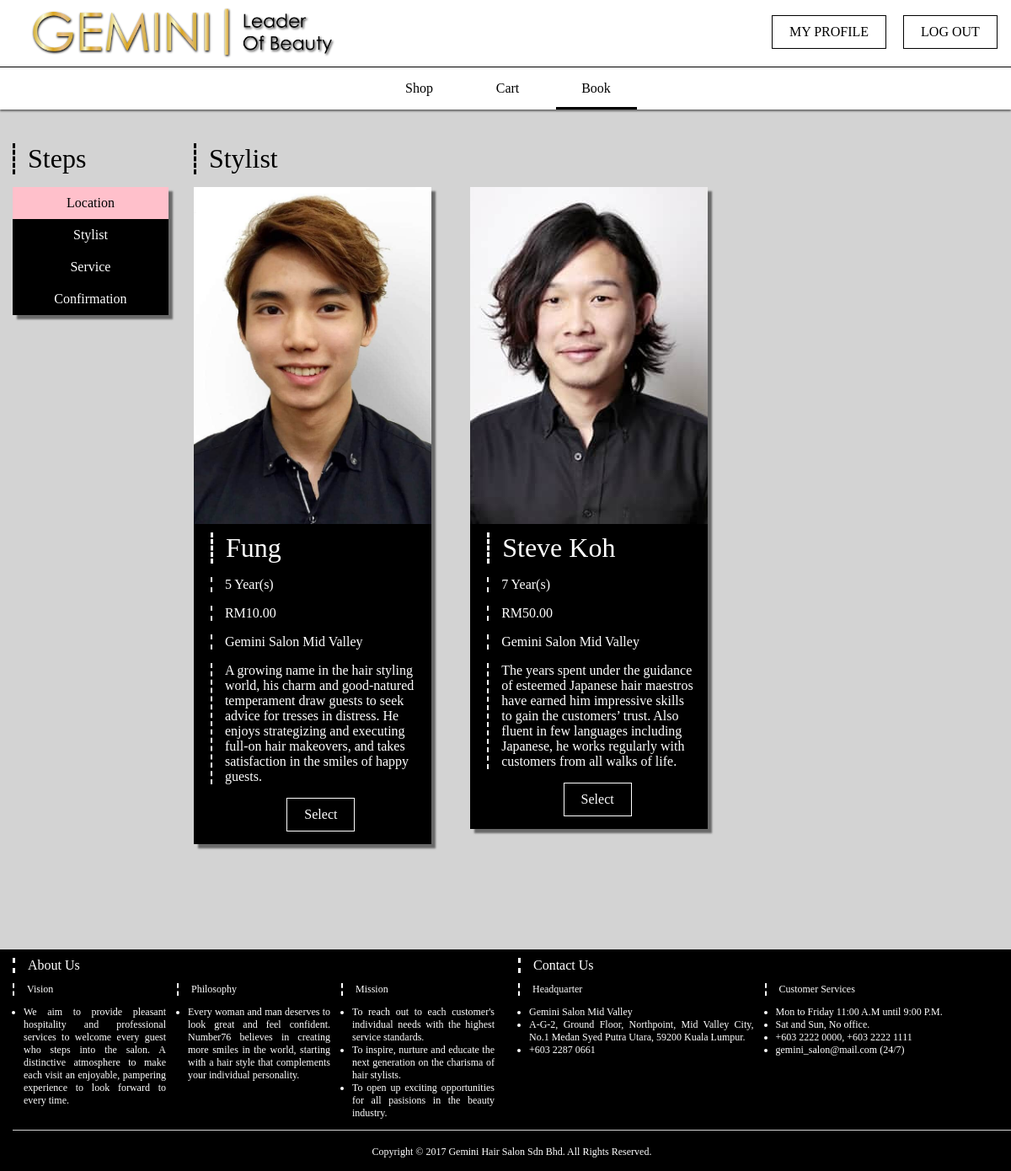
Screenshot of /user/book.php?location=10 (signed in) with the database file from the repository.
### tables this page shows
CREATE TABLE `stylist` (
  `stylist_id` int(11) NOT NULL,
  `stylist_ic` varchar(255) NOT NULL,
  `stylist_name` varchar(255) NOT NULL,
  `stylist_school` text NOT NULL,
  `stylist_exp` int(11) NOT NULL,
  `stylist_intro` text NOT NULL,
  `stylist_branch` int(11) DEFAULT NULL,
  `stylist_fees` decimal(6,2) NOT NULL,
  `stylist_img` text NOT NULL
);

CREATE TABLE `branch` (
  `branch_id` int(11) NOT NULL,
  `branch_name` text NOT NULL,
  `branch_address` text NOT NULL,
  `branch_phoneNo` varchar(255) NOT NULL,
  `branch_img` text NOT NULL
);

### htdocs/user/book.php (the view, shortened to what this page needs)
<?php
require ("../connect_db.php");
?>
<?php
$URI = $_SERVER["REQUEST_URI"];
if (isset($_GET["location"])) {
	$locationID = $_SESSION["locationID"];
}
?>
<div class="parallax" style="background-color: lightgray;">
	<?php
	$getBookingQuery = "SELECT
						    *
						FROM
						    booking
						LEFT JOIN stylist ON `booking`.stylist_id = `stylist`.stylist_id
						LEFT JOIN service ON `booking`.service_id = `service`.service_id
						LEFT JOIN service_type ON `service`.service_type = `service_type`.service_type_id
						LEFT JOIN branch ON `booking`.branch_id = `branch`.branch_id
						WHERE
						    `booking`.user_id = '".$_SESSION["userID"]."'
						";
	$getBooking = mysqli_query($connection, $getBookingQuery);
if (mysqli_num_rows($getBooking) == 0) {
	?>
		<div class="container" style="padding-top: 10em;">
			<div class="row">
				<div class="col-l-2 col-m-12 col-s-12">
					<div class="sidenav" id="">
						<h1 class="heading black">Steps</h1>
						<div class="card">
							<a href="#" class="<?php if(isset($_SESSION["locationID"])){echo "active";}else{echo "";} ?>">Location</a>
							<a href="#" class="<?php if(isset($_SESSION["stylistID"])){echo "active";}else{echo "";} ?>">Stylist</a>
							<a href="#" class="<?php if(isset($_SESSION["serviceID"])){echo "active";}else{echo "";} ?>">Service</a>
							<a href="#" class="<?php if(isset($_SESSION["locationID"])&&isset($_SESSION["stylistID"])&&isset($_SESSION["serviceID"])){echo "block";}else{echo "none";}?>">Confirmation</a>
						</div>
					</div>
				</div>
				<div class="col-l-10 col-m-12 col-s-12">
					<div class="content" id="stylist" style="display: <?php if(!isset($_SESSION["stylistID"])&&isset($_SESSION["locationID"])){echo "block";}else{echo "none";}?>;">
						<div class="row">
							<div class="col-l-12">
								<h1 class="heading black">Stylist</h1>
							</div>
						</div>
						<div class="row">
							<?php
							$getFullStylistQuery = "SELECT
													    *
													FROM
													    stylist
													LEFT JOIN branch ON `stylist`.stylist_branch = `branch`.branch_id
													LEFT JOIN stylist_detail ON `stylist`.stylist_id = `stylist_detail`.stylist_id
													WHERE `stylist`.stylist_branch = '$locationID'
												 ";
							$getFullStylist = mysqli_query($connection, $getFullStylistQuery);
							while ($row = mysqli_fetch_array($getFullStylist)) {
								$id = $row["stylist_id"];
								$name = $row["stylist_name"];
								$intro = $row["stylist_intro"];
								$branch = $row["branch_name"];
								$exp = $row["stylist_exp"];
								$fees = $row["stylist_fees"];
								$img = $row["stylist_img"];
							?>
							<div class="col-l-4 col-m-6 col-s-12" id="stylist_card">
								<div class="content center">
									<div class="card">
										<div class="image" style="background-image: url('<?php echo "../admin/img/uploads/stylist/".$img; ?>');"></div>
										<div class="content">
											<h1 class="heading"><?php echo $name; ?></h1>
											<p><?php echo $exp; ?> Year(s)</p>
											<p>RM<?php echo $fees; ?></p>
											<p><?php echo $branch; ?></p>
											<p><?php echo $intro; ?></p>
											<form id="form" method="post" action="" style="padding: 0;">
												<div class="button_box">
													<a href="<?php echo $URI; ?>&stylist=<?php echo $id; ?>">Select</a>
												</div>
											</form>
										</div>
									</div>
								</div>
							</div>
							<?php
							}
							?>
						</div>
					</div>
													<th>RM<?php printf("%.2f", $sy_fees+$sv_price); ?></th>
				</div>
			</div>
		</div>
	<?php
}
?>
</div>

### rows the page displays
stylist: stylist_img (picture), stylist_name "Fung", stylist_exp "5", stylist_fees "10.00", stylist_branch.branch_name "Gemini Salon Mid Valley", stylist_intro "A growing name in the hair styling world, his charm and good-natured temperament draw guests to seek advice for tresses in distress. He enjoys strategizing and executing full-on hair makeovers, and takes satisfaction in the smiles of happy guests."
stylist: stylist_img (picture), stylist_name "Steve Koh", stylist_exp "7", stylist_fees "50.00", stylist_branch.branch_name "Gemini Salon Mid Valley", stylist_intro "The years spent under the guidance of esteemed Japanese hair maestros have earned him impressive skills to gain the customers’ trust. Also fluent in few languages including Japanese, he works regularly with customers from all walks of life."
